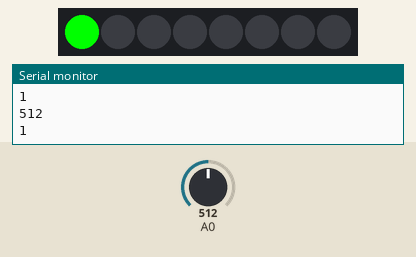
A sketch run on a simulated Arduino Uno, built with avr-gcc and run on an emulated ATmega328P. Parts: 8 RGB LEDs in strip order, left to right, the last lines printed to the serial monitor. Inputs (shaded band) come from the test bench; at power-on: A0 = 512.

Above: at 1.2 s.
1.3 s: A0 set to 610
At 2.5 s:
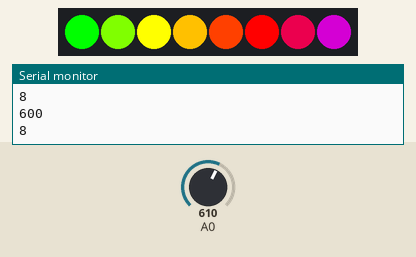
2.8 s: A0 set to 590
At 3.7 s:
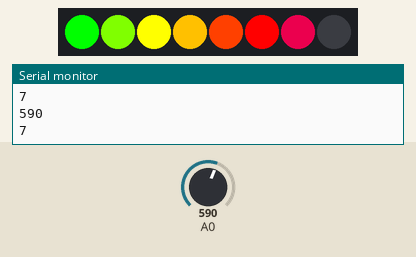
4.3 s: A0 set to 511
At 5.4 s:
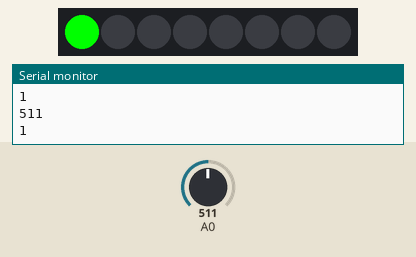
5.8 s: A0 set to 716
At 7.1 s:
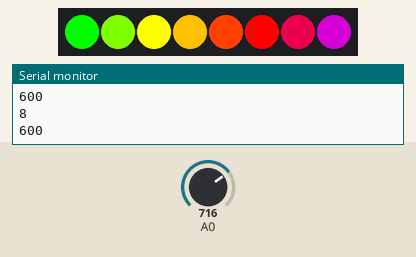
Timing chart, 0 to 8.3 s (numbered marks = the images above; inputs shaded):
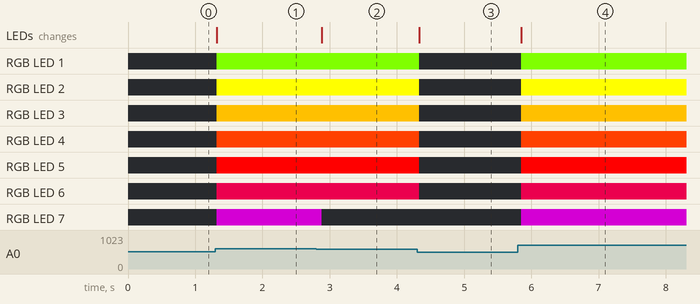

The sketch:

01.ino
```cpp
#include <Adafruit_NeoPixel.h>
#ifdef __AVR__
#include <avr/power.h>
#endif

#define PIN        13// LED燈數位腳位

#define NUMPIXELS 8 // LED燈泡數

Adafruit_NeoPixel pixels(NUMPIXELS, PIN, NEO_GRB + NEO_KHZ800);

int sounds ;//音量
int nums;//亮燈數
int MinSound = 500; //最低音量，必須介於0~1023
int MaxSound = 600; //最高音量，必須介於0~1023

uint32_t colors[8] = {
  pixels.Color(0, 255, 0),
  pixels.Color(128, 255, 0),
  pixels.Color(255, 255, 0),
  pixels.Color(255, 192 , 0),
  pixels.Color(255, 64 , 0),
  pixels.Color(255, 0, 0),
  pixels.Color(192, 0, 64),
  pixels.Color(128, 0, 128)
};

void setup() {
#if defined(__AVR_ATtiny85__) && (F_CPU == 16000000)
  clock_prescale_set(clock_div_1);
#endif

  Serial.begin(9600);
  pixels.begin();
}

void loop() {
  light(setNums());//依音量顯示LED燈數
  Serial.println(sounds);
  Serial.println(nums);
  Serial.println("");
  delay(100);//聽音樂可改成10
}

int setNums() {
  sounds =  analogRead(A0);
  if (sounds > MaxSound) {
    sounds = MaxSound;
  }
  if (sounds < MinSound) {
    sounds = MinSound;
  }
  nums = ((NUMPIXELS - 1) * (sounds - MinSound) / (MaxSound - MinSound)) + 1;
  return nums;
}

void light(int nums) {
  pixels.clear();
  for (int i = 0; i < nums; i++) {
    pixels.setPixelColor(i, colors[i]);
    pixels.show();
  }
}
```

Measured:
- after the input at 1.3 s, RGB LED 1: off → RGB(128, 255, 0) at once; RGB LED 2: off → RGB(255, 255, 0) at once; RGB LED 3: off → RGB(255, 192, 0) at once; RGB LED 4: off → RGB(255, 64, 0) at once; RGB LED 5: off → RGB(255, 0, 0) at once; the LEDs: change at once (image 1)
- after the input at 2.8 s, RGB LED 7: RGB(128, 0, 128) → off after 0.08 s; the LEDs: change after 0.08 s (image 2)
- after the input at 4.3 s, RGB LED 1: RGB(128, 255, 0) → off at once; RGB LED 2: RGB(255, 255, 0) → off at once; RGB LED 3: RGB(255, 192, 0) → off at once; RGB LED 4: RGB(255, 64, 0) → off at once; RGB LED 5: RGB(255, 0, 0) → off at once; the LEDs: change at once (image 3)
- after the input at 5.8 s, RGB LED 1: off → RGB(128, 255, 0) after 0.05 s; RGB LED 2: off → RGB(255, 255, 0) after 0.05 s; RGB LED 3: off → RGB(255, 192, 0) after 0.05 s; RGB LED 4: off → RGB(255, 64, 0) after 0.05 s; RGB LED 5: off → RGB(255, 0, 0) after 0.05 s; the LEDs: change after 0.05 s (image 4)
